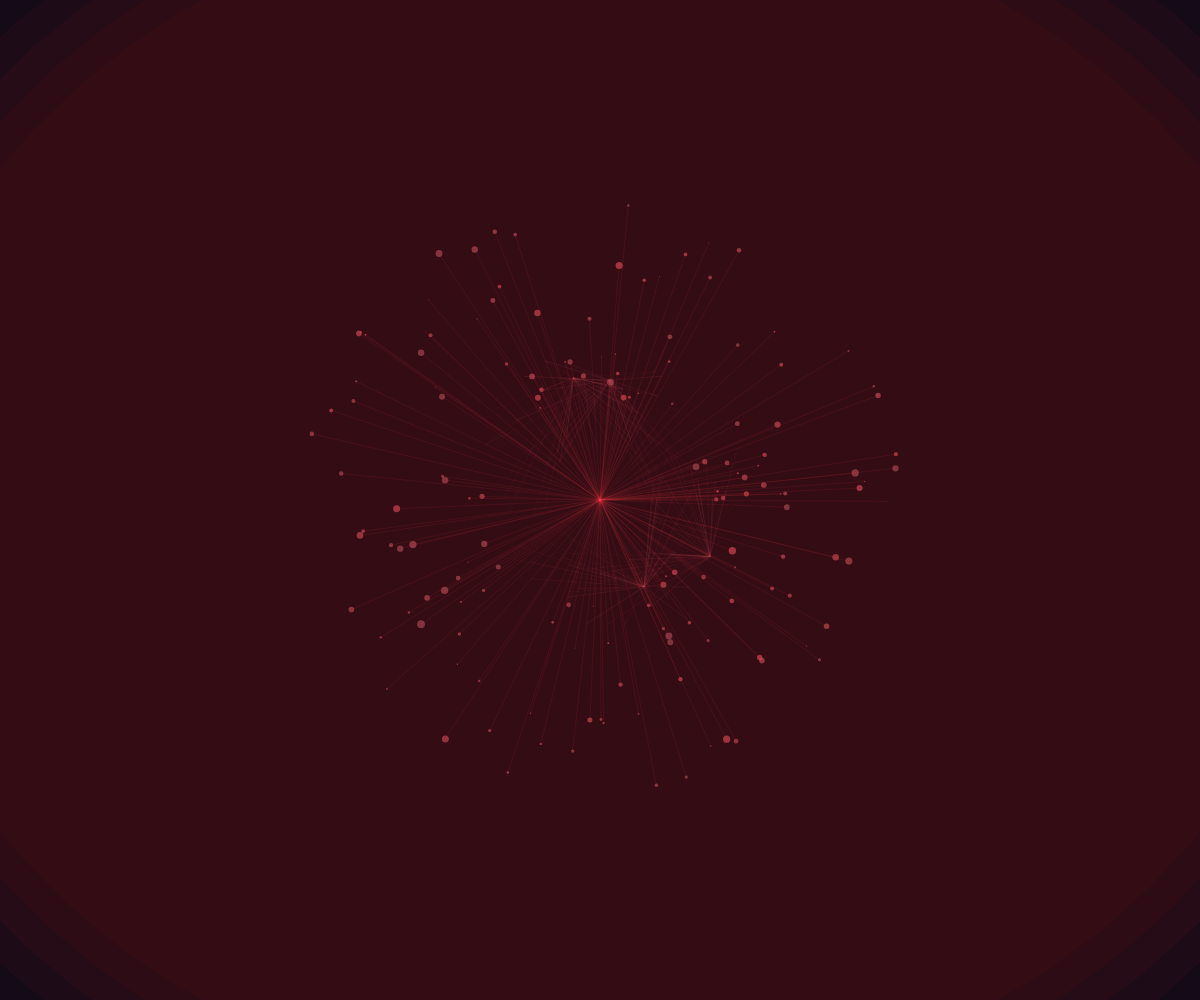
Frame 1 (no input)
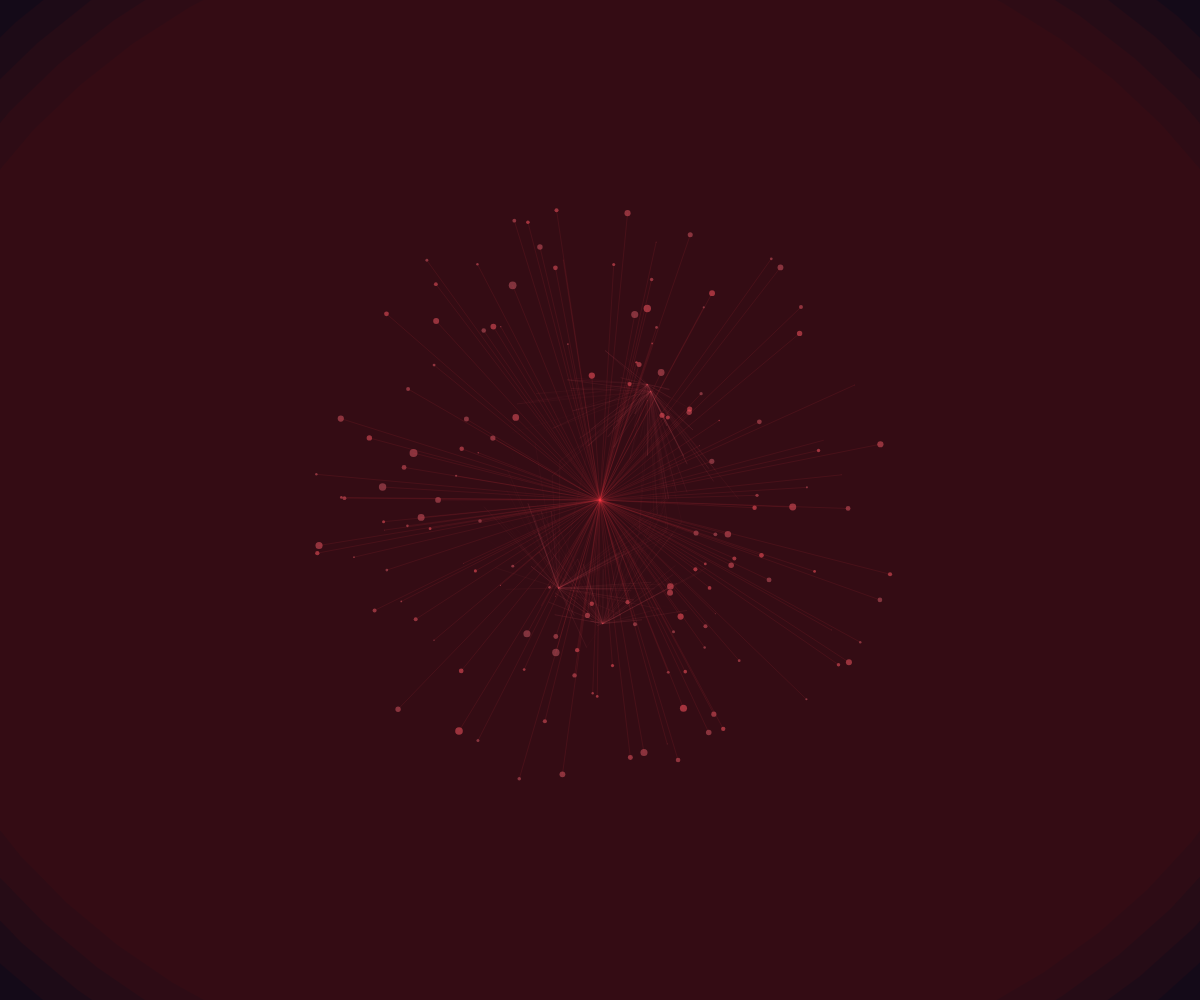
Frame 60 (no input)
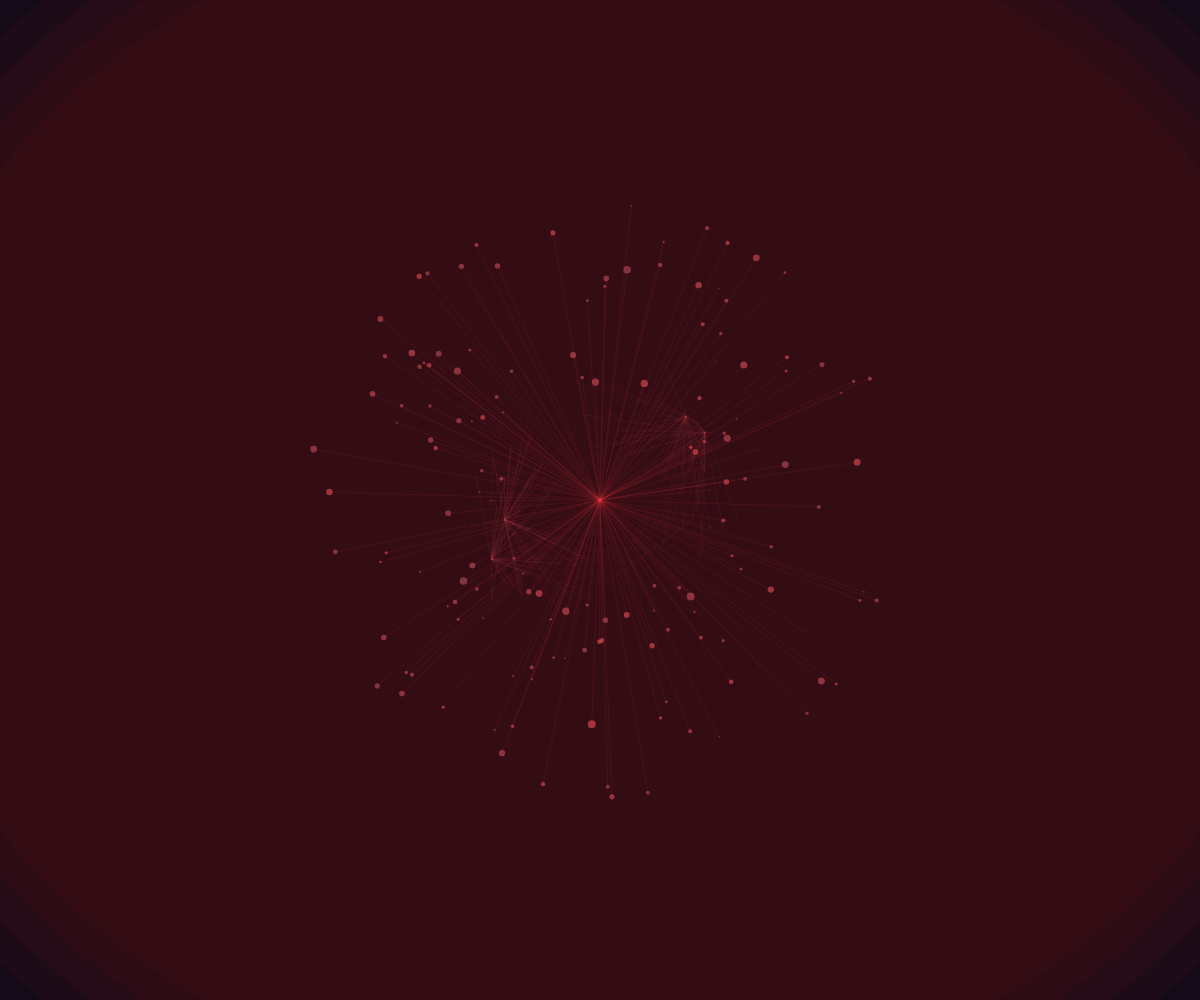
Frame 120 (the mouse pressed at the canvas centre since frame 60)

The p5.js sketch that drew these frames (run headless with seeded random() and noise() and a simulated clock; from frame 60 on, the mouse is pressed at the canvas centre):

// p5.js sketch
// ── sketch.js
let particles = [];
let connections = [];
let centerX, centerY;
let time = 0;

function setup() {
  createCanvas(windowWidth, windowHeight);
  centerX = width / 2;
  centerY = height / 2;
  
  // Create particles with orbital paths
  for (let i = 0; i < 150; i++) {
    let angle = random(TWO_PI);
    let radius = random(100, 300);
    let orbitRadius = random(50, 150);
    let speed = random(0.005, 0.02);
    let size = random(2, 6);
    
    particles.push({
      angle: angle,
      radius: radius,
      orbitRadius: orbitRadius,
      speed: speed,
      size: size,
      hue: random(180, 240),
      orbitHue: random(240, 300)
    });
  }
}

function draw() {
  background(10, 10, 25);
  
  time += 0.005;
  
  // Draw gradients
  drawGradients();
  
  // Update and draw particles
  for (let i = 0; i < particles.length; i++) {
    let p = particles[i];
    
    // Update orbital position
    p.angle += p.speed;
    
    // Calculate position
    let x = centerX + cos(p.angle) * p.orbitRadius;
    let y = centerY + sin(p.angle) * p.orbitRadius;
    
    // Add some slow rotation to the orbit
    let orbitX = centerX + cos(p.angle + time * 0.2) * p.radius;
    let orbitY = centerY + sin(p.angle + time * 0.2) * p.radius;
    
    // Draw particle with pulsing effect
    fill(p.hue, 80, 90, 150);
    noStroke();
    ellipse(orbitX, orbitY, p.size + sin(time * 3 + i) * 2);
    
    // Draw orbit trail
    stroke(p.orbitHue, 60, 70, 50);
    strokeWeight(0.5);
    line(centerX, centerY, orbitX, orbitY);
  }
  
  // Connect nearby particles with lines
  connections = [];
  for (let i = 0; i < particles.length; i++) {
    for (let j = i + 1; j < particles.length; j++) {
      let p1 = particles[i];
      let p2 = particles[j];
      
      // Calculate orbital positions
      let x1 = centerX + cos(p1.angle) * p1.orbitRadius;
      let y1 = centerY + sin(p1.angle) * p1.orbitRadius;
      let x2 = centerX + cos(p2.angle) * p2.orbitRadius;
      let y2 = centerY + sin(p2.angle) * p2.orbitRadius;
      
      let d = dist(x1, y1, x2, y2);
      
      if (d < 150) {
        connections.push({x1, y1, x2, y2, distance: d});
      }
    }
  }
  
  // Draw connections with pulsing effect
  for (let i = 0; i < min(connections.length, 300); i++) {
    let c = connections[i];
    
    // Calculate pulse intensity based on distance and time
    let pulse = sin(time * 2 + i) * 0.5 + 0.5;
    let alpha = map(c.distance, 0, 150, 100, 20) * pulse;
    
    stroke(200, 80, 90, alpha);
    strokeWeight(0.5);
    line(c.x1, c.y1, c.x2, c.y2);
  }
}

function drawGradients() {
  // Draw subtle background gradients
  for (let i = 0; i < 5; i++) {
    let h = map(i, 0, 4, 200, 260) + sin(time * 0.1 + i) * 10;
    let s = 30 + sin(time * 0.05 + i) * 10;
    let l = 10 + sin(time * 0.02 + i) * 5;
    
    noStroke();
    fill(h, s, l, 10);
    
    beginShape();
    for (let a = 0; a < TWO_PI; a += 0.1) {
      let x = centerX + cos(a + time * 0.02) * (width * 0.6 + i * 30);
      let y = centerY + sin(a + time * 0.02) * (height * 0.6 + i * 30);
      vertex(x, y);
    }
    endShape(CLOSE);
  }
}

function windowResized() {
  resizeCanvas(windowWidth, windowHeight);
  centerX = width / 2;
  centerY = height / 2;
}
